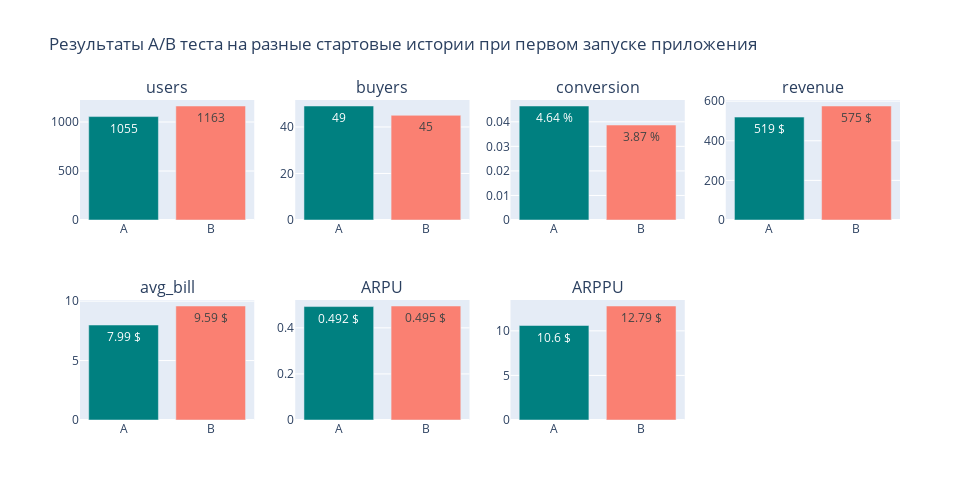

Source (notebook cell):
### Markdown cell above
**<mark>ЭТАП 4</mark>  Визуализируем полученные результаты.**

### Code cell
fig = make_subplots(rows = 2, cols = 4, 
                   subplot_titles = ("users", "buyers", "conversion", "revenue", "avg_bill", "ARPU", "ARPPU"))

fig.add_trace(go.Bar(x = ab_total.index, 
                     y = ab_total.users,
                     name = "users",
                     text = ab_total.users,
                     hovertemplate="%{x}, <br>%{y} <extra></extra>",
                     textposition='auto',
                     marker=dict(color=['teal', 'salmon'])
                    ), row = 1, col = 1)
fig.add_trace(go.Bar(x = ab_total.index, 
                     y = ab_total.buyers,
                     name = "buyers",
                     text = ab_total.buyers,
                     hovertemplate="%{x}, <br>%{y} <extra></extra>",
                     textposition='auto',
                     marker=dict(color=['teal', 'salmon'])
                    ), row = 1, col = 2)
fig.add_trace(go.Bar(x = ab_total.index, 
                     y = ab_total.buyers_users_conv,
                     name = "conversion",
                     text = [str(round(i*100,2))+" %" for i in ab_total.buyers_users_conv],
                     hovertemplate="%{x}, <br>%{y:.2%} <extra></extra>",
                     textposition='auto',
                     marker=dict(color=['teal', 'salmon'])
                    ), row = 1, col = 3)
fig.add_trace(go.Bar(x = ab_total.index, 
                     y = ab_total.amount,
                     name = "revenue",
                     text = [str(round(i))+" $" for i in ab_total.amount],
                     hovertemplate="%{x}, <br>%{y} <extra></extra>",
                     textposition='auto',
                     marker=dict(color=['teal', 'salmon'])
                    ), row = 1, col = 4)
fig.add_trace(go.Bar(x = ab_total.index, 
                     y = ab_total.avg_bill,
                     name = "avg_bill",
                     text = [str(round(i,2))+" $" for i in ab_total.avg_bill],
                     hovertemplate="%{x}, <br>%{y} <extra></extra>",
                     textposition='auto',
                     marker=dict(color=['teal', 'salmon'])
                    ), row = 2, col = 1)
fig.add_trace(go.Bar(x = ab_total.index, 
                     y = ab_total.ARPU,
                     name = "ARPU",
                     text = [str(round(i, 3))+" $" for i in ab_total.ARPU],
                     hovertemplate="%{x}, <br>%{y} <extra></extra>",
                     textposition='auto',
                     marker=dict(color=['teal', 'salmon'])
                    ), row = 2, col = 2)
fig.add_trace(go.Bar(x = ab_total.index, 
                     y = ab_total.ARPPU,
                     name = "ARPPU",
                     text = [str(round(i, 2))+" $" for i in ab_total.ARPPU],
                     hovertemplate="%{x}, <br>%{y} <extra></extra>",
                     textposition='auto',
                     marker=dict(color=['teal', 'salmon'])
                    ), row = 2, col = 3)

fig.update_layout(height=500, width=980,
                  showlegend=False,
                  title_text="Результаты А/В теста на разные стартовые истории при первом запуске приложения")

fig.show()

### Figure 1 — Plotly figure (JSON) as saved in the notebook; plotly's stock layout.template omitted (floating-point values rounded to 4 significant figures)
{"data": [{"hovertemplate": "%{x}, <br>%{y} <extra></extra>", "marker": {"color": ["teal", "salmon"]}, "name": "users", "text": [1055, 1163], "textposition": "auto", "type": "bar", "x": ["A", "B"], "xaxis": "x", "y": [1055, 1163], "yaxis": "y"}, {"hovertemplate": "%{x}, <br>%{y} <extra></extra>", "marker": {"color": ["teal", "salmon"]}, "name": "buyers", "text": [49, 45], "textposition": "auto", "type": "bar", "x": ["A", "B"], "xaxis": "x2", "y": [49, 45], "yaxis": "y2"}, {"hovertemplate": "%{x}, <br>%{y:.2%} <extra></extra>", "marker": {"color": ["teal", "salmon"]}, "name": "conversion", "text": ["4.64 %", "3.87 %"], "textposition": "auto", "type": "bar", "x": ["A", "B"], "xaxis": "x3", "y": [0.04645, 0.03869], "yaxis": "y3"}, {"hovertemplate": "%{x}, <br>%{y} <extra></extra>", "marker": {"color": ["teal", "salmon"]}, "name": "revenue", "text": ["519 $", "575 $"], "textposition": "auto", "type": "bar", "x": ["A", "B"], "xaxis": "x4", "y": [519.4, 575.4], "yaxis": "y4"}, {"hovertemplate": "%{x}, <br>%{y} <extra></extra>", "marker": {"color": ["teal", "salmon"]}, "name": "avg_bill", "text": ["7.99 $", "9.59 $"], "textposition": "auto", "type": "bar", "x": ["A", "B"], "xaxis": "x5", "y": [7.99, 9.59], "yaxis": "y5"}, {"hovertemplate": "%{x}, <br>%{y} <extra></extra>", "marker": {"color": ["teal", "salmon"]}, "name": "ARPU", "text": ["0.492 $", "0.495 $"], "textposition": "auto", "type": "bar", "x": ["A", "B"], "xaxis": "x6", "y": [0.4923, 0.4948], "yaxis": "y6"}, {"hovertemplate": "%{x}, <br>%{y} <extra></extra>", "marker": {"color": ["teal", "salmon"]}, "name": "ARPPU", "text": ["10.6 $", "12.79 $"], "textposition": "auto", "type": "bar", "x": ["A", "B"], "xaxis": "x7", "y": [10.6, 12.79], "yaxis": "y7"}], "layout": {"annotations": [{"font": {"size": 16}, "showarrow": false, "text": "users", "x": 0.1062, "xanchor": "center", "xref": "paper", "y": 1, "yanchor": "bottom", "yref": "paper"}, {"font": {"size": 16}, "showarrow": false, "text": "buyers", "x": 0.3688, "xanchor": "center", "xref": "paper", "y": 1, "yanchor": "bottom", "yref": "paper"}, {"font": {"size": 16}, "showarrow": false, "text": "conversion", "x": 0.6313, "xanchor": "center", "xref": "paper", "y": 1, "yanchor": "bottom", "yref": "paper"}, {"font": {"size": 16}, "showarrow": false, "text": "revenue", "x": 0.8938, "xanchor": "center", "xref": "paper", "y": 1, "yanchor": "bottom", "yref": "paper"}, {"font": {"size": 16}, "showarrow": false, "text": "avg_bill", "x": 0.1062, "xanchor": "center", "xref": "paper", "y": 0.375, "yanchor": "bottom", "yref": "paper"}, {"font": {"size": 16}, "showarrow": false, "text": "ARPU", "x": 0.3688, "xanchor": "center", "xref": "paper", "y": 0.375, "yanchor": "bottom", "yref": "paper"}, {"font": {"size": 16}, "showarrow": false, "text": "ARPPU", "x": 0.6313, "xanchor": "center", "xref": "paper", "y": 0.375, "yanchor": "bottom", "yref": "paper"}], "height": 500, "showlegend": false, "title": {"text": "Результаты А/В теста на разные стартовые истории при первом запуске приложения"}, "width": 980, "xaxis": {"anchor": "y", "domain": [0, 0.2125]}, "xaxis2": {"anchor": "y2", "domain": [0.2625, 0.475]}, "xaxis3": {"anchor": "y3", "domain": [0.525, 0.7375]}, "xaxis4": {"anchor": "y4", "domain": [0.7875, 1]}, "xaxis5": {"anchor": "y5", "domain": [0, 0.2125]}, "xaxis6": {"anchor": "y6", "domain": [0.2625, 0.475]}, "xaxis7": {"anchor": "y7", "domain": [0.525, 0.7375]}, "xaxis8": {"anchor": "y8", "domain": [0.7875, 1]}, "yaxis": {"anchor": "x", "domain": [0.625, 1]}, "yaxis2": {"anchor": "x2", "domain": [0.625, 1]}, "yaxis3": {"anchor": "x3", "domain": [0.625, 1]}, "yaxis4": {"anchor": "x4", "domain": [0.625, 1]}, "yaxis5": {"anchor": "x5", "domain": [0, 0.375]}, "yaxis6": {"anchor": "x6", "domain": [0, 0.375]}, "yaxis7": {"anchor": "x7", "domain": [0, 0.375]}, "yaxis8": {"anchor": "x8", "domain": [0, 0.375]}}}
